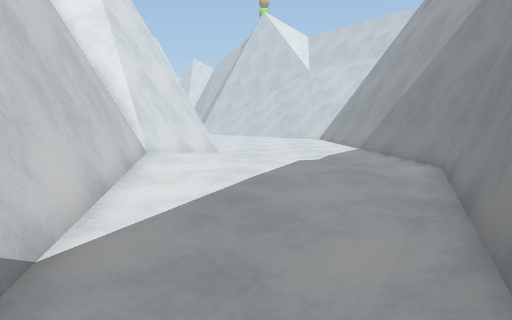
View 1 (above)

12 first-person views from a walk through a 3-D level made in the Unity game engine. The camera is 1.4 m above the floor, tilts 6° down and sees 70° across. The floor is counted in squares, 1 m on a side. Each view is taken from the middle of a square. On the plan, view 1 faces up. The plan holds only what a view shows up to about 16 squares ahead; the rest is blank. The place goes on beyond the plan. The player character is not drawn. Door leaves are left out, so doorways stand open. Surface patterns are stand-ins for the level's own textures.

View 2
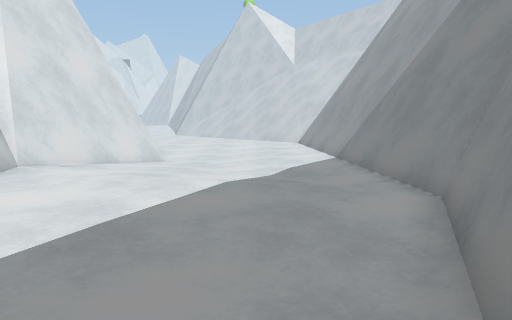

View 3
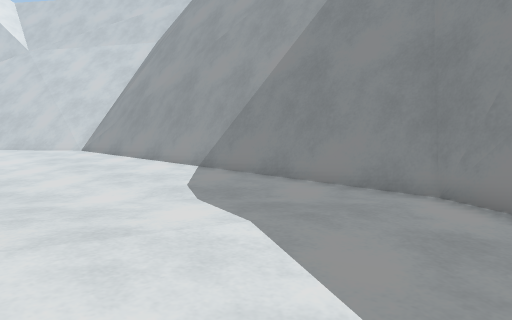

View 4
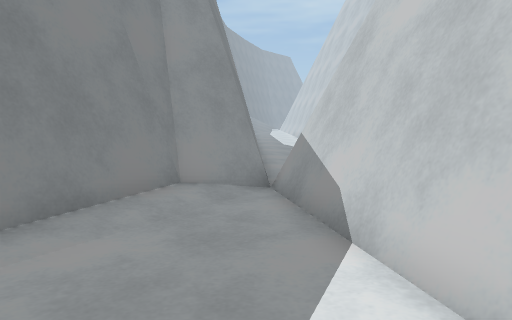

View 5
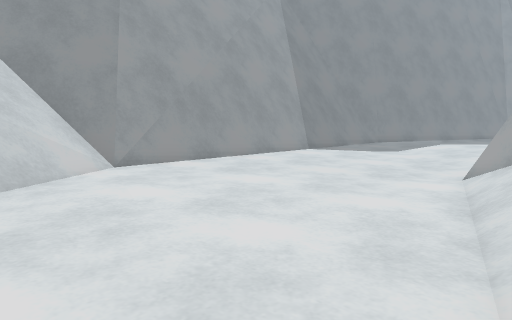

View 6
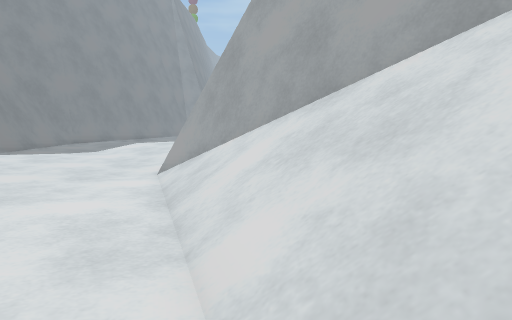

View 7
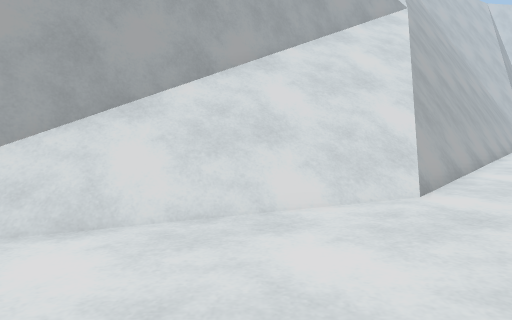

View 8
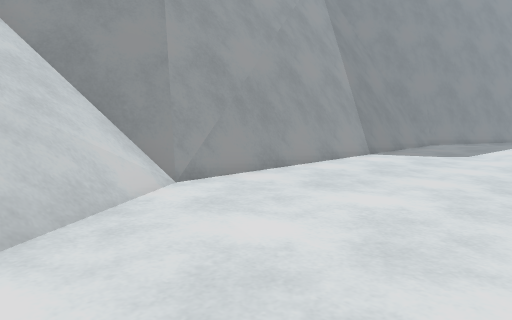

View 9
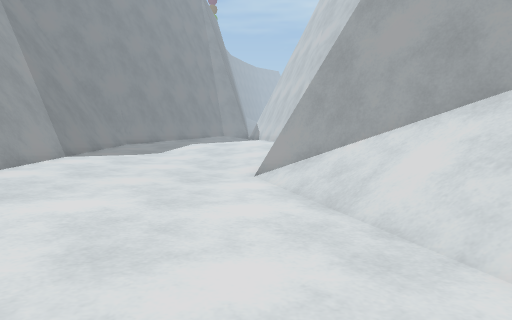

View 10
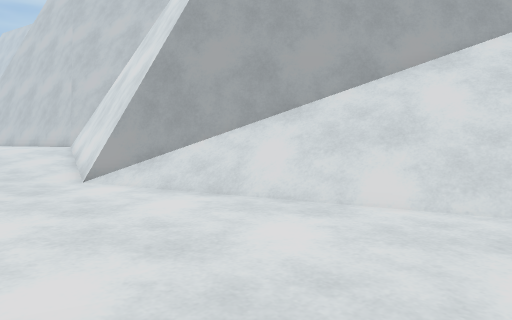

View 11
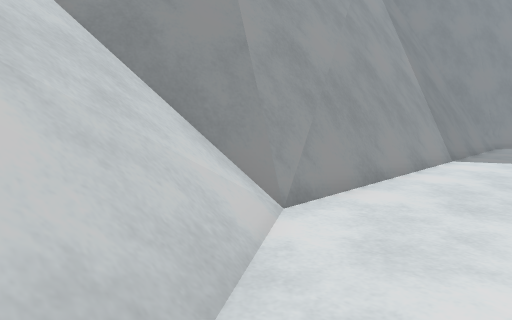

View 12
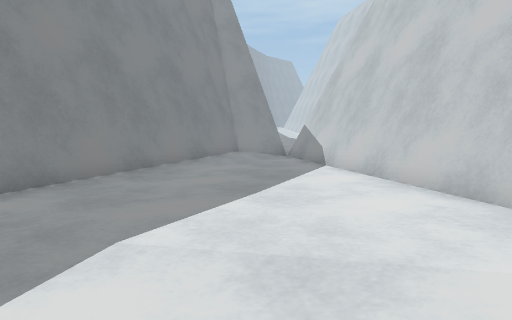

### Floor plan
Key: @ floor where view 1 was taken; # wall or solid block; . main floor; : floor 0.25 m higher than the main floor; - floor 0.25 m lower than the main floor; / step, stairs or slope; = window, fence, low wall or low ledge.
Columns run from 14 left of view 1 to 9 right of it. Each row starts with its distance up from view 1.
 31 #//////=/....  .///
 30 ##////////......./////
 29  ##///////......./////==
 28   ##//////........///=##
 27    ##/////-........#####
 26     ##/////-.......##
 25      ##////--......#
 24       ##///---.....#
 23        ##///---....#
 22         ###/----...##
 21          ###----...##
 20            #=---...=#
 19            #=---...=#
 18           ##----...=#
 17           ##.---...=#
 16           #=...-...=#
 15           #........=#
 14           #::......=#
 13           #::::....=#
 12           #:::::...##
 11           #:::::::..#
 10           #::::::..##
  9           #=:::....##
  8           ##:...../#
  7           ##......##
  6            #......#
  5            #.....##
  4            #.....#
  3            #=...##
  2            ##../##
  1            ##..##
  0             #-@##
 -1             #=##
 -2             ###

Where each view was taken, in squares from view 1:
view 1: 0 up, 0 right, facing up
view 2: 4 up, 2 right, facing up
view 3: 8 up, 2 left, facing up-right
view 4: 8 up, 1 left, facing down
view 5: 31 up, 5 left, facing down-right
view 6: 31 up, 5 left, facing down
view 7: 27 up, 2 right, facing left
view 8: 31 up, 2 left, facing down-right
view 9: 31 up, 2 left, facing down
view 10: 31 up, 2 right, facing down-left
view 11: 31 up, 1 right, facing down-right
view 12: 15 up, 0 right, facing down
